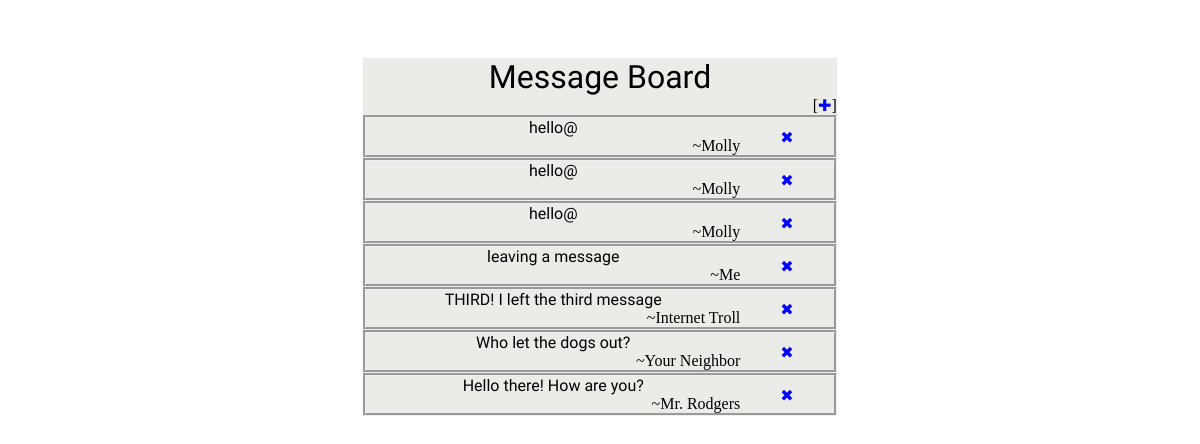
/, run on an earlier commit of the app's database.
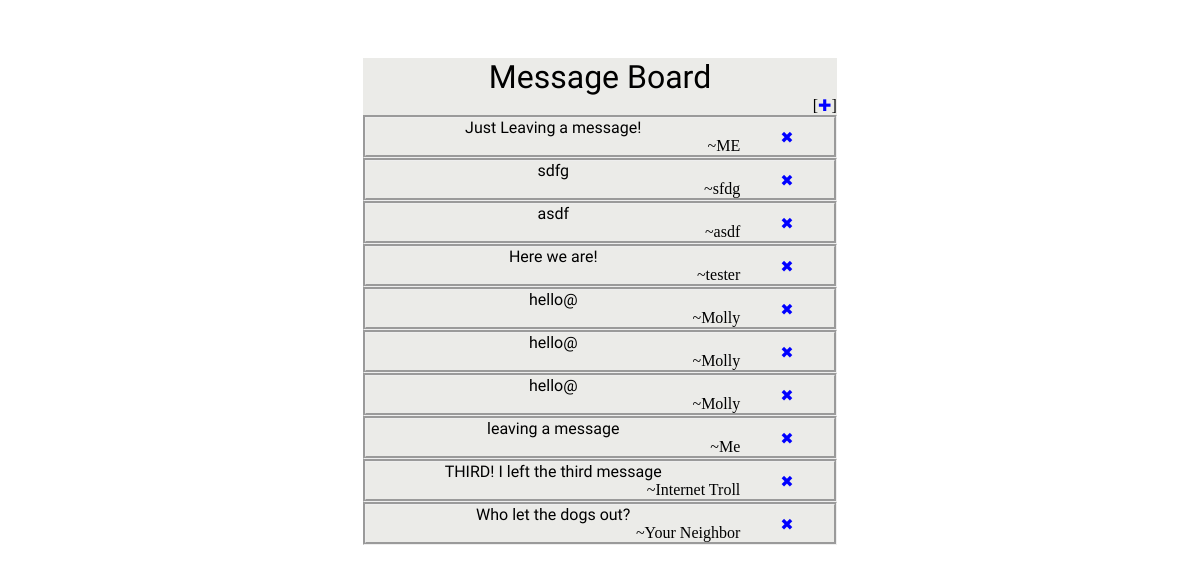
And on a later commit of the database.
### leftmessages/models.py (models this page shows)
class LeftMessage(models.Model):
	create_date = models.DateTimeField(auto_now_add=True)
	content = models.CharField(max_length=200)
	author = models.CharField(max_length=50)

### leftmessages/views.py (the view)
# urls.py: url(r'^$', views.DisplayMessages, name='display_message'),
def DisplayMessages(request):
	last_ten_messages = models.LeftMessage.objects.all().order_by('-create_date')[:10]
	return render(request, 'leftmessages/show_messages.html', {'last_ten_messages' : last_ten_messages})

### leftmessages/templates/leftmessages/show_messages.html (shortened to what this page needs)
{% extends "leftmessages/layout.html" %}
{% block content %}
<div id='title'>Message Board</div> <div id='add-comment'>[<a href='/leave_message'>✚</a>]</div>
	{% for message in last_ten_messages %}
		<div class="message">
			<div class='left'>
				<div class='content'> {{ message.content }} </div>
				<div class='author'> ~{{ message.author }} </div>
			</div>
			<div class='right'>
				<div class="delete"> <a href="/delete/{{message.pk}}">✖︎</a> </div>
			</div>
		</div>
	{% endfor %}
{% endblock %}

What changed in the data, as far as the page shows it:
no longer on this page (row unchanged): LeftMessage: content "Hello there! How are you?", author "Mr. Rodgers"
added LeftMessage: content "Just Leaving a message!", author "ME"
added LeftMessage: content "sdfg", author "sfdg"
added LeftMessage: content "asdf", author "asdf"
added LeftMessage: content "Here we are!", author "tester"
